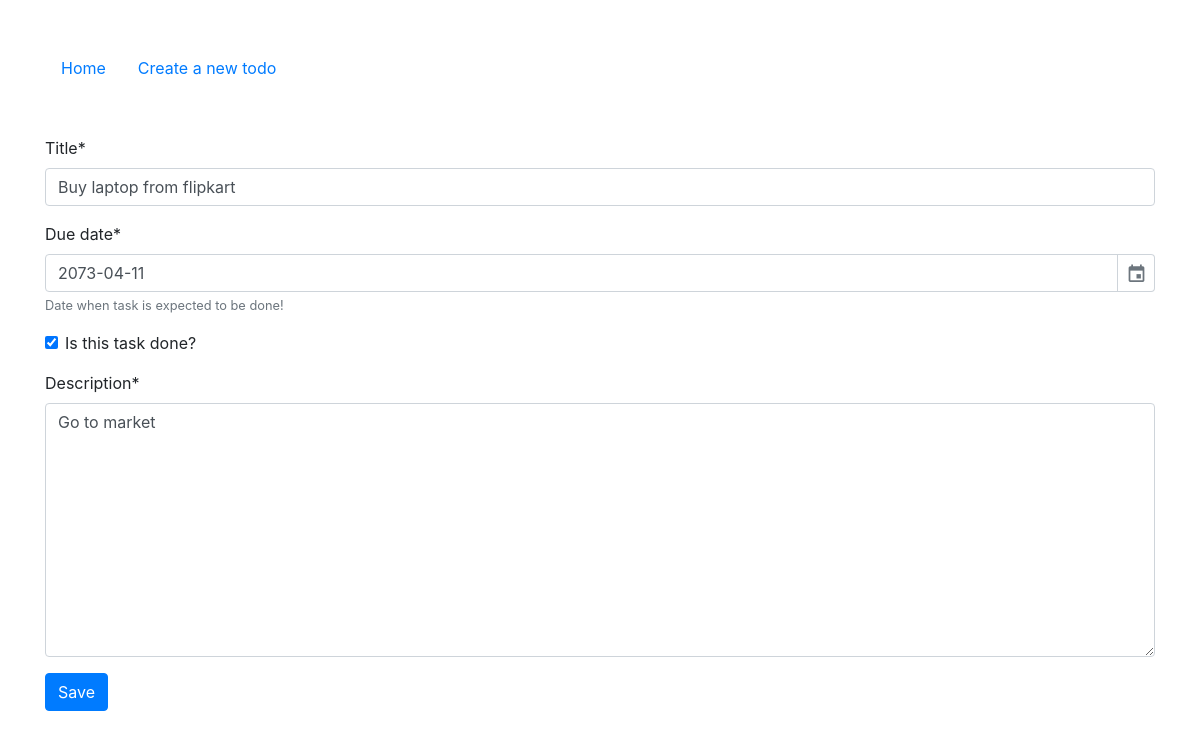
The app's page /todo/1/update with its own data.
### main/models.py (models this page shows, shortened)
class Todo(models.Model):
    title = models.CharField(max_length=255)
    due_date = models.DateField()
    done = models.BooleanField(default=False)
    description = models.TextField()

### main/views.py (the view)
# urls.py: path('todo/<int:pk>/update', TodoUpdateView.as_view(), name='todo_update'),
class TodoUpdateView( SuccessMessageMixin, UpdateView):
    model = Todo
    form_class = TodoForm
    template_name = 'main/todo.html'
    success_url = reverse_lazy('index')
    success_message = 'Todo has been updated successfully.'

### main/forms.py (shortened to what this page needs)
class TodoForm(forms.ModelForm):
    class Meta:
        model = Todo
        fields = '__all__'
        labels = {
            'done': 'Is this task done?',
        }
        help_texts = {
            'due_date': 'Date when task is expected to be done!'
        }

### main/templates/main/todo.html (shortened to what this page needs)
{% extends 'main/base.html' %}
{% load crispy_forms_tags %}
{% block main_content %}
    <form class="" action="" method="POST">
        {{ form|crispy }}
        <button class="btn btn-primary" type='submit' name='button'>Save</button>
    </form>
{% endblock main_content %}

### records on screen
Todo: title "Buy laptop from flipkart", due_date "2073-04-11", done "☑", description "Go to market"
